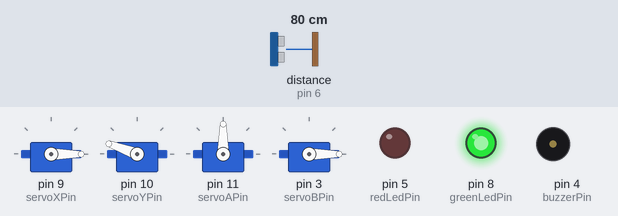
The sketch below on a simulated Arduino Uno, built with avr-gcc and run on an emulated ATmega328P. Parts: 4 × servo, output pins drawn as LEDs (lit = HIGH), buzzer (waves = sounding). Wiring (inferred from the names in the program): ultrasonic range finder: trigger pin 7; echo pin 6. Inputs (shaded band) come from the test bench; at power-on: distance to the obstacle (sensor on pin 6) 80 cm. The echo pulse lasts 58.3 µs per cm; pins used as bus, display or sensor lines are not drawn; what the sketch prints to the serial monitor is not drawn.

Above: at 1.2 s.
1.3 s: distance to the obstacle (sensor on pin 6) set to 53 cm
At 1.48 s:
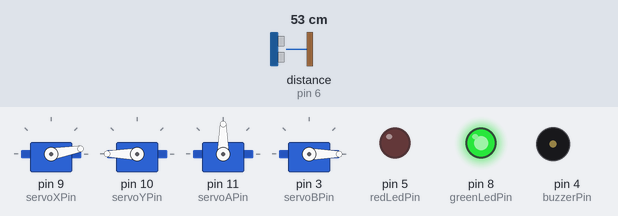
4.3 s: distance to the obstacle (sensor on pin 6) set to 48 cm
At 4.43 s:
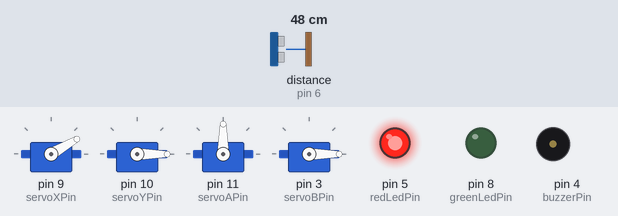
7.3 s: distance to the obstacle (sensor on pin 6) set to 23 cm
10.3 s: distance to the obstacle (sensor on pin 6) set to 18 cm
At 15.0 s:
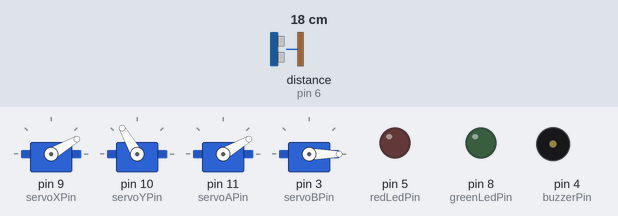
16.3 s: distance to the obstacle (sensor on pin 6) set to 120 cm
At 16.4 s:
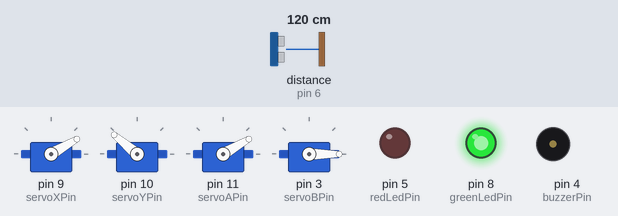
19.3 s: distance to the obstacle (sensor on pin 6) set to 250 cm
Timing chart, 0 to 25.4 s (numbered marks = the images above; inputs shaded):
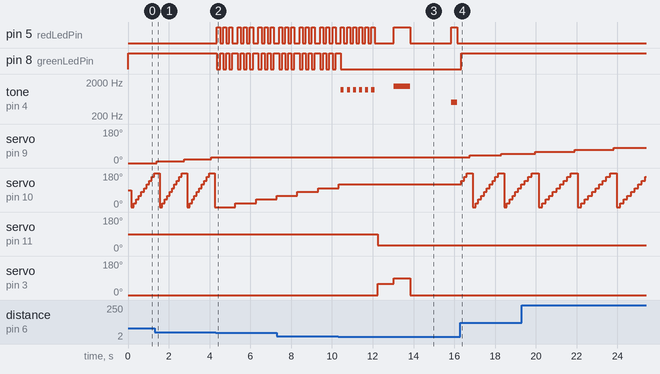

Measured:
- the behaviour switches between 51 and 50 cm on distance to the obstacle (sensor on pin 6) (found by bisection; images 1 and 2)
- the behaviour switches between 21 and 20 cm on distance to the obstacle (sensor on pin 6) (found by bisection; images 2 and 3)
- after the input at 4.3 s, pin 5 (redLedPin): LOW → HIGH after 0.06 s, then repeats every 1.0 s: 2 × (LOW 0.15 s, HIGH 0.15 s), LOW 0.27 s, HIGH 0.15 s; pin 8 (greenLedPin): HIGH → LOW after 0.06 s, then repeats every 1.0 s: 2 × (HIGH 0.15 s, LOW 0.15 s), HIGH 0.27 s, LOW 0.15 s
- after the input at 10.3 s, pin 8 (greenLedPin): goes on until 10.4 s, then stays LOW; tone on pin 4 (buzzerPin): plays 1200 Hz for 0.15 s, 1200 Hz for 0.15 s, 1200 Hz for 0.15 s, 1200 Hz for 0.15 s, 1200 Hz for 0.15 s, 1200 Hz for 0.15 s … (8 notes in this stretch), starting after 0.14 s
- after the input at 16.3 s, pin 5 (redLedPin): stops changing and stays LOW; pin 8 (greenLedPin): goes on until 16.3 s, then stays HIGH; tone on pin 4 (buzzerPin): stops changing and stays silent; servo on pin 9 (servoXPin): 30° → 40° after 0.46 s, → 50° 1.5 s later; servo on pin 3 (servoBPin): stays 0° (without the input it goes to 70° after 1.9 s)

The sketch:

RaderSystem.ino
```cpp
#include <Servo.h>

Servo servoX;
Servo servoY;
Servo servoA;  // Missile base servo (horizontal rotation)
Servo servoB;  // Missile vertical servo (up/down)

#define trigPin 7
#define echoPin 6
#define servoXPin 9
#define servoYPin 10
#define servoAPin 11
#define servoBPin 3
#define buzzerPin 4
#define redLedPin 5
#define greenLedPin 8

long duration;
float distance;

void setup() {
  Serial.begin(9600);

  servoX.attach(servoXPin);
  servoY.attach(servoYPin);
  servoA.attach(servoAPin);
  servoB.attach(servoBPin);

  pinMode(trigPin, OUTPUT);
  pinMode(echoPin, INPUT);
  pinMode(buzzerPin, OUTPUT);
  pinMode(redLedPin, OUTPUT);
  pinMode(greenLedPin, OUTPUT);

  // Initialize missile servos to rest position
  servoA.write(90);  // Center base
  servoB.write(0);   // Missile down

  digitalWrite(greenLedPin, HIGH); // Green LED ON by default

  Serial.println("🚀 Missile Tracking & Locking System Activated");
}

// Basic ultrasonic reading
float getDistance() {
  digitalWrite(trigPin, LOW);
  delayMicroseconds(2);
  digitalWrite(trigPin, HIGH);
  delayMicroseconds(10);
  digitalWrite(trigPin, LOW);

  duration = pulseIn(echoPin, HIGH, 30000);

  if (duration == 0) return -1;

  float dist = (duration * 0.0343) / 2;

  if (dist < 2 || dist > 400) return -1;

  return dist;
}

// Smooth readings
float getSmoothedDistance(int samples = 5) {
  float sum = 0;
  int validCount = 0;
  for (int i = 0; i < samples; i++) {
    float d = getDistance();
    if (d != -1) {
      sum += d;
      validCount++;
    }
    delay(10);
  }
  if (validCount == 0) return -1;
  return sum / validCount;
}

// Beep only
void beepOnly() {
  tone(buzzerPin, 1000);
  delay(100);
  noTone(buzzerPin);
  delay(80);
}

// Blink red LED for lock
void blinkRed() {
  digitalWrite(redLedPin, HIGH);
  tone(buzzerPin, 1200);
  delay(150);
  digitalWrite(redLedPin, LOW);
  noTone(buzzerPin);
  delay(150);
}

// Blink red & green alternately
void blinkRedGreen() {
  digitalWrite(redLedPin, HIGH);
  digitalWrite(greenLedPin, LOW);
  delay(150);
  digitalWrite(redLedPin, LOW);
  digitalWrite(greenLedPin, HIGH);
  delay(150);
}

// Aim missile at object
void aimMissile(int scanX, int scanY) {
  int missileBaseAngle = map(scanX, 0, 180, 0, 180);
  int missileElevAngle = map(scanY, 0, 180, 0, 90);

  servoA.write(missileBaseAngle);
  servoB.write(missileElevAngle);
  delay(300);
}

// Launch effect
void missileLaunchEffect() {
  servoB.write(90);  // Launch
  tone(buzzerPin, 1500);
  digitalWrite(redLedPin, HIGH);
  delay(800);
  servoB.write(0);   // Reset
  digitalWrite(redLedPin, LOW);
  noTone(buzzerPin);
}

// Explosion effect
void explosionEffect() {
  digitalWrite(redLedPin, HIGH);
  tone(buzzerPin, 500);
  delay(300);
  digitalWrite(redLedPin, LOW);
  noTone(buzzerPin);
  delay(200);
}

void loop() {
  for (int x = 0; x <= 180; x += 10) {
    servoX.write(x);
    delay(150);

    for (int y = 0; y <= 180; y += 20) {
      servoY.write(y);
      delay(50);

      distance = getSmoothedDistance();
      if (distance == -1) continue;

      Serial.print("X: "); Serial.print(x);
      Serial.print("°, Y: "); Serial.print(y);
      Serial.print("° => Distance: ");
      Serial.print(distance); Serial.println(" cm");

      if (distance <= 20) {  // Locking distance
        Serial.println("🎯 Target lock!");
        digitalWrite(greenLedPin, LOW); // Turn off green
        for (int i = 0; i < 6; i++) { // Blink red before destroy
          blinkRed();
        }
        aimMissile(x, y);
        delay(500);
        Serial.println("🚀 Missile Launch!");
        missileLaunchEffect();
        delay(2000);
        Serial.println("💥 Target Destroyed!");
        explosionEffect();
        digitalWrite(greenLedPin, HIGH); // Reset green LED
      }
      else if (distance <= 50) {  // Object detected
        Serial.println("⚠ Object Detected");
        for (int i = 0; i < 3; i++) { // Blink red & green alternately
          blinkRedGreen();
        }
      }
      else {
        digitalWrite(redLedPin, LOW);
        digitalWrite(greenLedPin, HIGH); // Default green ON
        noTone(buzzerPin);
      }
    }
  }
}
```
